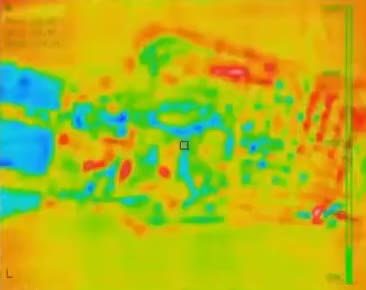
#> input picture thermal videos/thermal flow frames/frame1.jpg, 366 x 290 px
$ python find_flow_dense.py '../thermal videos/thermal flow frames'
#> lines starting #> are read from the running program, lines starting #| are printed output that depends on the picture; after the words box and inside, x2 and y2 are one past the last pixel; in counts of white or black regions, pixels touching at a corner belong together
import numpy as np
import cv2 as cv
import argparse
import os
import re


def mask_image(frame):
    # Define the red channel threshold and the green/blue thresholds
    red_threshold = 200

    # Create a mask for pixels where the red channel is high and the green/blue channels are lower
    mask = (frame[:, :, 2] > red_threshold)

    # Convert all non-"very red" pixels to white (255, 255, 255)
    frame[~mask] = [255, 255, 255]
    return frame

# Parse command line arguments
parser = argparse.ArgumentParser(description='This sample demonstrates Dense Optical Flow calculation using multiple image frames.')
parser.add_argument('folder', type=str, help='path to the folder containing the image files')
args = parser.parse_args()

# Get a sorted list of image files in the folder
image_files = [f for f in os.listdir(args.folder) if f.endswith('.jpg')]
# Sort the images by numeric order (if the filenames are numbers)
image_files.sort(key=lambda x: int(re.search(r'(\d+)', x).group()))

if len(image_files) == 0:
    raise ValueError("No .jpg files found in the specified folder.")

# Read the first frame
first_image = os.path.join(args.folder, image_files[0])
old_frame = cv.imread(first_image)
#> old_frame is the input picture: shape (290, 366, 3); mean B, G, R 26.1, 183.1, 176.7
if old_frame is None:
    raise ValueError(f"Could not load image: {first_image}")
old_frame = mask_image(old_frame)
#> in mask_image, `mask = (frame[:, :, 2] > red_threshold)`:
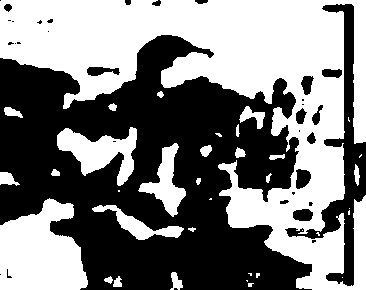
#> mask: shape (290, 366) bool; 49.8% white; 36 white regions (14 under 20 px), largest, box (x1, y1, x2, y2) and area: (0, 0, 366, 290) 40925, (0, 198, 88, 290) 5889, (57, 127, 137, 186) 2290
old_gray = cv.cvtColor(old_frame, cv.COLOR_BGR2GRAY)

# Create a mask for drawing the optical flow
mask = np.zeros_like(old_frame)

# Process subsequent frames
for image_filename in image_files[1:]:
    image_path = os.path.join(args.folder, image_filename)
    print(image_filename)
    frame = cv.imread(image_path)
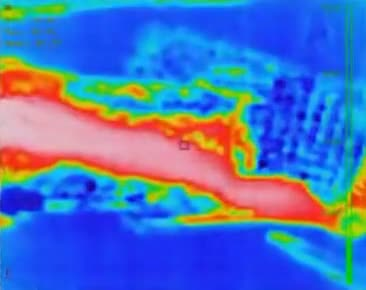
#> input picture thermal videos/thermal flow frames/frame10.jpg, 366 x 290 px
#> frame is the input picture: shape (290, 366, 3); mean B, G, R 187.6, 115.7, 76.6
    if frame is None:
        print(f"Skipping invalid image: {image_path}")
        continue
    frame = mask_image(frame)
#> in mask_image (call 2), `mask = (frame[:, :, 2] > red_threshold)`: mask: shape (290, 366) bool; 21.6% white; 6 white regions (3 under 20 px), largest, box (x1, y1, x2, y2) and area: (0, 59, 339, 229) 22362, (353, 174, 366, 214) 396, (124, 86, 144, 97) 127
    frame_gray = cv.cvtColor(frame, cv.COLOR_BGR2GRAY)

    # Calculate dense optical flow using Farneback method
    flow = cv.calcOpticalFlowFarneback(old_gray, frame_gray, None, 0.5, 3, 15, 3, 5, 1.2, 0)

    # Visualize the flow by drawing arrows for each pixel
    hsv = np.zeros_like(frame)
    mag, ang = cv.cartToPolar(flow[..., 0], flow[..., 1])
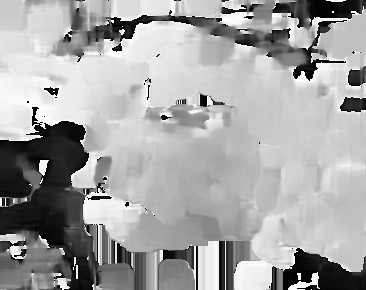
#> ang: shape (290, 366) float32; min 1.9e-05, max 6.28, mean 4.07; drawn with min black and max white
    hsv[..., 0] = ang * 180 / np.pi / 2  # Hue represents the flow direction
    hsv[..., 1] = 255  # Saturation is set to the maximum
    hsv[..., 2] = cv.normalize(mag, None, 0, 255, cv.NORM_MINMAX)  # Value represents the flow magnitude
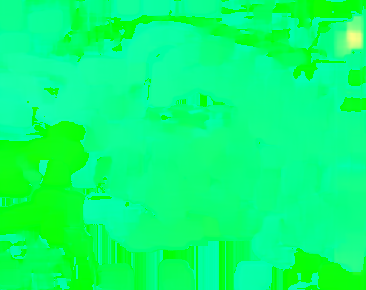
#> hsv: shape (290, 366, 3); mean of channels 0, 1, 2 116, 255, 8.4; drawn as B, G, R
    rgb = cv.cvtColor(hsv, cv.COLOR_HSV2BGR)
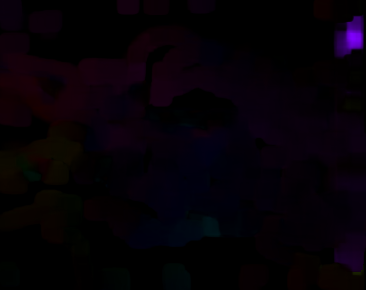
#> rgb: shape (290, 366, 3); mean B, G, R 6.4, 0.6, 5.6

    # Draw motion vectors (arrows) on the image
    step = 10  # Step size to reduce the density of arrows
    for y in range(0, frame.shape[0], step):
        for x in range(0, frame.shape[1], step):
            # Get the flow vectors at each pixel
            flow_at_point = flow[y, x]
            fx, fy = flow_at_point[0], flow_at_point[1]
            # Scale the flow vectors for better visualization
            magnitude = np.sqrt(fx**2 + fy**2)
            if magnitude > 1:  # Only draw significant vectors
                cv.arrowedLine(frame, (x, y), (int(x + fx), int(y + fy)), (0, 255, 0), 1, tipLength=0.03)
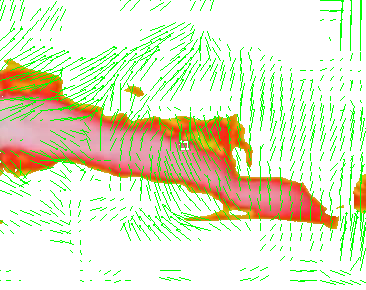
#> frame: shape (290, 366, 3); mean B, G, R 200.4, 230.4, 225.5

    # Combine the original frame with the flow visualization
    img = cv.addWeighted(frame, 0.7, rgb, 0.3, 0)
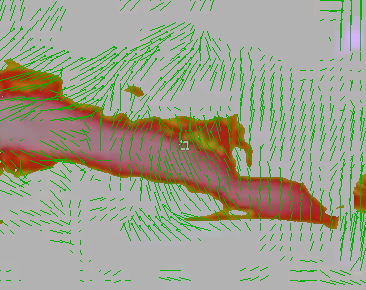
#> img: shape (290, 366, 3); mean B, G, R 142, 161.1, 159.4

    # Show the final image with arrows and flow
    cv.imshow('Dense Optical Flow with Vectors', img)
    cv.waitKey(0)

    # Wait for 'Esc' key to exit
    k = cv.waitKey(30) & 0xff
#> (key Esc is pressed here)
    if k == 27:
        break

    # Update previous frame and points
    old_gray = frame_gray.copy()

cv.destroyAllWindows()
